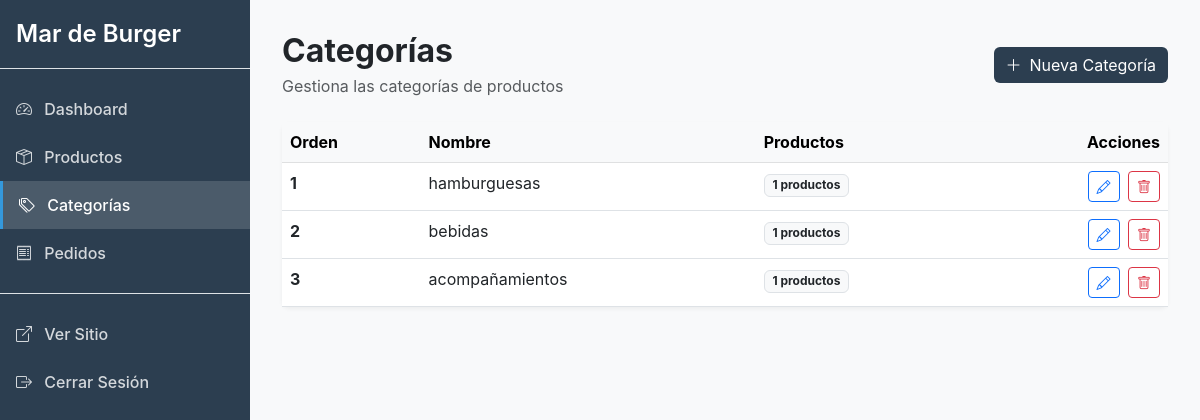
The page /panel/categorias/ (signed in) on the database its author committed.
### menu/models.py (models this page shows, shortened)
class Categoria(models.Model):
    nombre = models.CharField(max_length=100)
    orden = models.IntegerField(
        default=0,
        help_text="Orden de visualización (menor número aparece primero)"
    )
    class Meta:
        verbose_name_plural = "Categorías"
        ordering = ['orden', 'nombre']

### panel/views.py (the view)
# urls.py: path('categorias/', views.CategoriaListView.as_view(), name='panel_categoria_list'),
class CategoriaListView(LoginRequiredMixin, ListView):
    model = Categoria
    template_name = 'panel/categoria_list.html'
    context_object_name = 'categorias'
    login_url = reverse_lazy('panel_login')
    ordering = ['orden', 'nombre']

### panel/templates/panel/categoria_list.html (shortened to what this page needs)
{% extends 'panel/base_panel.html' %}
{% block content %}
<div class="d-flex justify-content-between align-items-center mb-4">
    <div>
        <h1 class="h2 fw-bold mb-1">Categorías</h1>
        <p class="text-muted mb-0">Gestiona las categorías de productos</p>
    </div>
    <a href="{% url 'panel_categoria_create' %}" class="btn btn-primary">
        <i class="bi bi-plus-lg me-2"></i>Nueva Categoría
    </a>
</div>
{% if categorias %}
<div class="card">
    <div class="card-body p-0">
        <div class="table-responsive">
            <table class="table table-hover mb-0">
                <thead class="table-light">
                    <tr>
                        <th>Orden</th>
                        <th>Nombre</th>
                        <th>Productos</th>
                        <th class="text-end">Acciones</th>
                    </tr>
                </thead>
                <tbody>
                    {% for categoria in categorias %}
                    <tr>
                        <td class="fw-bold">{{ categoria.orden }}</td>
                        <td>{{ categoria.nombre }}</td>
                        <td>
                            <span class="badge bg-light text-dark border">
                                {{ categoria.productos.count }} productos
                            </span>
                        </td>
                        <td class="text-end">
                            <a href="{% url 'panel_categoria_update' categoria.pk %}"
                               class="btn btn-sm btn-outline-primary me-1">
                                <i class="bi bi-pencil"></i>
                            </a>
                            <a href="{% url 'panel_categoria_delete' categoria.pk %}"
                               class="btn btn-sm btn-outline-danger">
                                <i class="bi bi-trash"></i>
                            </a>
                        </td>
                    </tr>
                    {% endfor %}
                </tbody>
            </table>
        </div>
    </div>
</div>
{% endif %}
{% endblock %}

### panel/templates/panel/base_panel.html (style rules this page uses)
:root { --primary-color: #2c3e50; --secondary-color: #34495e; --accent-color: #3498db; --sidebar-width: 250px; }
body { font-family: -apple-system, BlinkMacSystemFont, 'Segoe UI', Roboto, sans-serif; background-color: #f8f9fa; }
.card { border: none; border-radius: 8px; box-shadow: 0 2px 4px rgba(0,0,0,0.05); }
.table { background-color: white; }
.btn-primary { background-color: var(--primary-color); border: none; }

### rows shown on the page
Categoria: orden "1", nombre "hamburguesas", productos.count "1"
Categoria: orden "2", nombre "bebidas", productos.count "1"
Categoria: orden "3", nombre "acompañamientos", productos.count "1"
